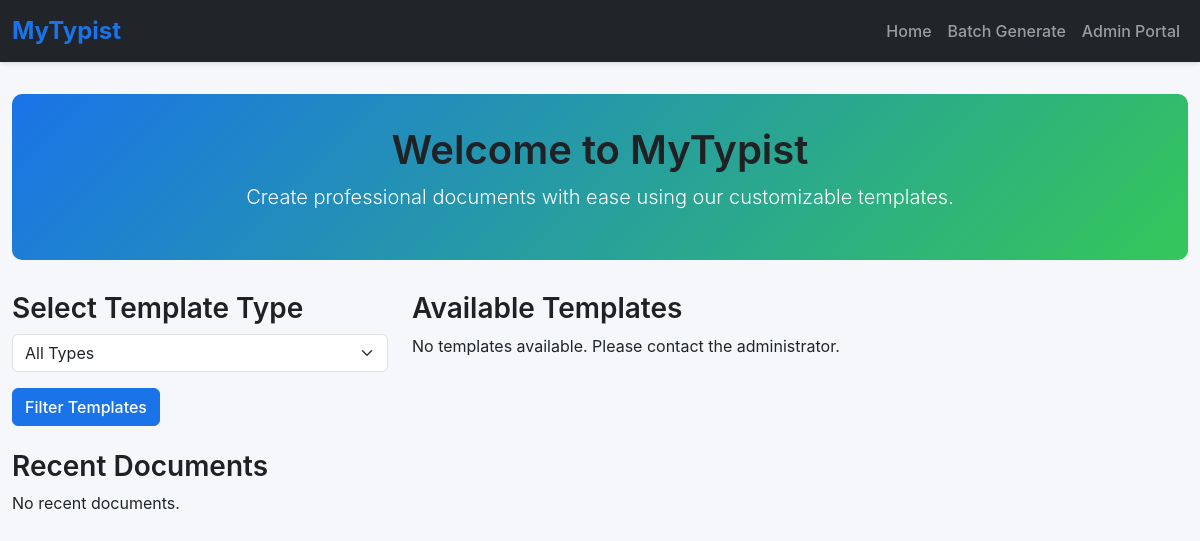
Before: / with the older database file.
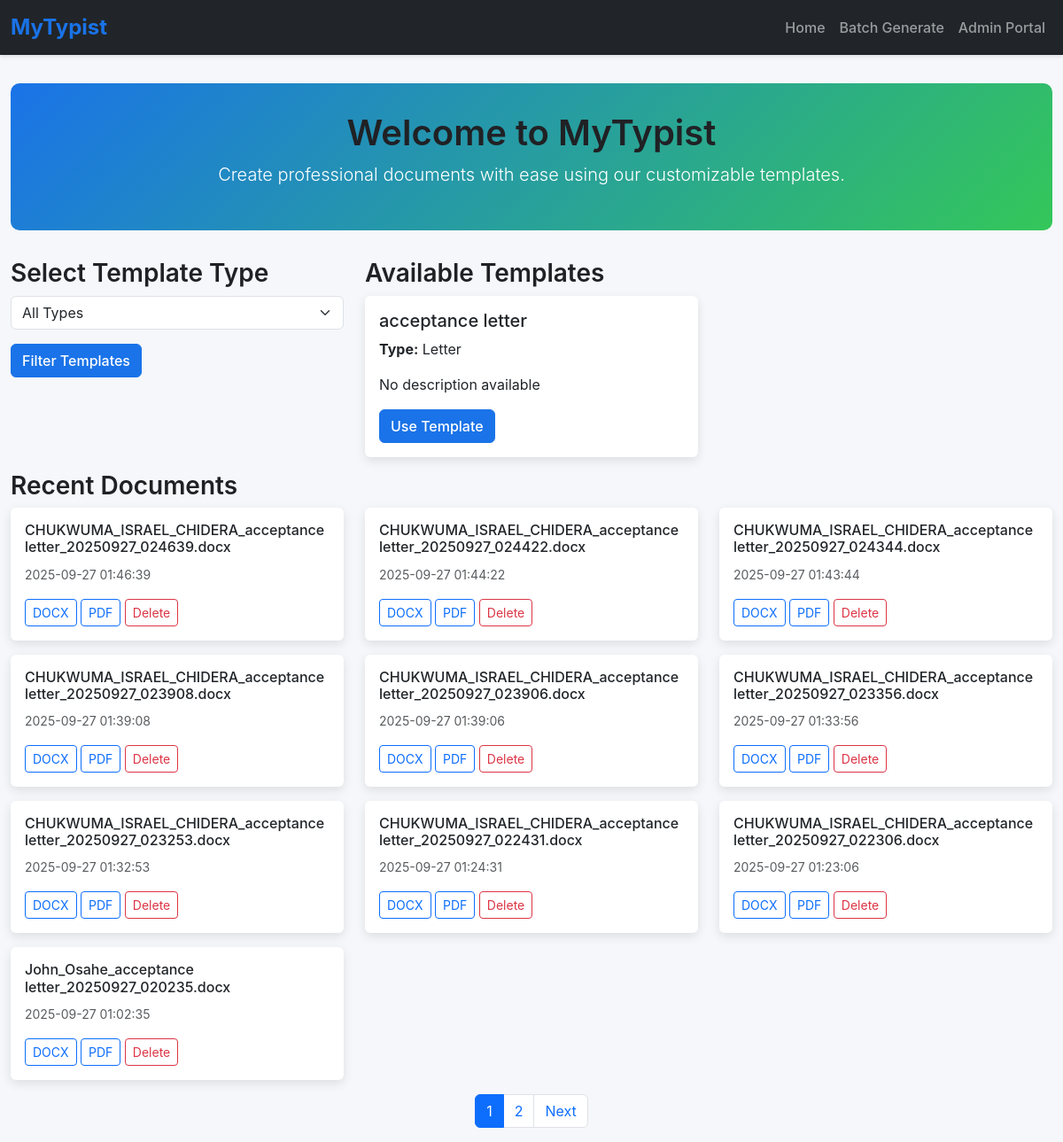
After: the same page with the newer database file.
### app.py (models this page shows)
class Template(db.Model):
    __tablename__ = 'template'
    id = db.Column(db.Integer, primary_key=True)
    name = db.Column(db.String(100), nullable=False)
    type = db.Column(db.String(50), nullable=False)
    file_path = db.Column(db.String(200), nullable=False)
    description = db.Column(db.Text)
    font_family = db.Column(db.String(50), default='Times New Roman')
    font_size = db.Column(db.Integer, default=12)
    margin_top = db.Column(db.Float, default=1.0)
    margin_bottom = db.Column(db.Float, default=1.0)
    margin_left = db.Column(db.Float, default=1.0)
    margin_right = db.Column(db.Float, default=1.0)
    default_line_spacing = db.Column(db.Float, default=1.0)
    is_active = db.Column(db.Boolean, default=True)
    created_at = db.Column(db.DateTime, default=lambda: datetime.now(timezone.utc))
    updated_at = db.Column(db.DateTime, default=lambda: datetime.now(timezone.utc),
                          onupdate=lambda: datetime.now(timezone.utc))
    placeholders = db.relationship('Placeholder', back_populates='template',
                                   cascade="all, delete-orphan")
    created_documents = db.relationship('CreatedDocument', back_populates='template',
                                        cascade="all, delete-orphan")

class CreatedDocument(db.Model):
    __tablename__ = 'created_document'
    id = db.Column(db.Integer, primary_key=True)
    template_id = db.Column(db.Integer, db.ForeignKey('template.id'), nullable=False)
    user_name = db.Column(db.String(100), nullable=False)
    user_email = db.Column(db.String(100))
    file_path = db.Column(db.String(200), nullable=False)
    original_filename = db.Column(db.String(200))
    file_size = db.Column(db.Integer)
    created_at = db.Column(db.DateTime, default=lambda: datetime.now(timezone.utc))
    batch_id = db.Column(db.String(50), nullable=True)
    user_inputs = db.Column(db.Text)  # JSON storage of inputs
    template = db.relationship('Template', back_populates='created_documents')

### app.py (the view)
@app.route('/')
@cache.cached(timeout=30)  # Cache for 30 seconds to improve performance
def index():
    page = request.args.get('page', 1, type=int)
    type_filter = request.args.get('type', '')
    query = Template.query.filter_by(is_active=True)
    if type_filter:
        query = query.filter_by(type=type_filter)
    types = cache.get('template_types')
    if types is None:
        types = [t[0] for t in db.session.query(Template.type).distinct().all()]
        cache.set('template_types', types, timeout=300)  # Cache for 5 minutes
    templates = query.with_entities(Template.id, Template.name, Template.type, Template.description).all()
    recent_docs = CreatedDocument.query.order_by(CreatedDocument.created_at.desc()).paginate(
        page=page, per_page=10, error_out=False
    )
    return render_template('index.html', types=types, templates=templates,
                         recent_docs=recent_docs, page=page, total_pages=recent_docs.pages)

### templates/index.html (shortened to what this page needs)
{% extends 'base.html' %}
{% block content %}
<div class="hero text-center">
    <h1>Welcome to MyTypist</h1>
    <p class="lead">Create professional documents with ease using our customizable templates.</p>
</div>
<div class="row">
    <div class="col-md-4 mb-4">
        <h3>Select Template Type</h3>
        <form method="GET" action="{{ url_for('index') }}">
            <div class="mb-3">
                <select name="type" class="form-select">
                    <option value="">All Types</option>
                </select>
            </div>
            <button type="submit" class="btn btn-primary">Filter Templates</button>
        </form>
    </div>
    <div class="col-md-8">
        <h3>Available Templates</h3>
        {% if templates %}
        <div class="row">
            {% for template in templates %}
            <div class="col-md-6 mb-3">
                <div class="card">
                    <div class="card-body">
                        <h5 class="card-title">{{ template.name }}</h5>
                        <p class="card-text"><strong>Type:</strong> {{ template.type }}</p>
                        <p class="card-text">{{ template.description or 'No description available' }}</p>
                        <a href="{{ url_for('create', template_id=template.id) }}" class="btn btn-primary">Use Template</a>
                    </div>
                </div>
            </div>
            {% endfor %}
        </div>
        {% else %}
        <p>No templates available. Please contact the administrator.</p>
        {% endif %}
    </div>
</div>
<h3>Recent Documents</h3>
{% if recent_docs.items %}
<div class="row">
    {% for doc in recent_docs.items %}
    <div class="col-md-4 mb-3">
        <div class="card">
            <div class="card-body">
                <h6 class="card-title">{{ doc.original_filename }}</h6>
                <p class="card-text"><small class="text-muted">{{ doc.created_at.strftime('%Y-%m-%d %H:%M:%S') }}</small></p>
                <a href="{{ url_for('download', document_id=doc.id, format='docx') }}" class="btn btn-sm btn-outline-primary">DOCX</a>
                <a href="{{ url_for('download', document_id=doc.id, format='pdf') }}" class="btn btn-sm btn-outline-primary">PDF</a>
                <a href="{{ url_for('delete_document', document_id=doc.id) }}" class="btn btn-sm btn-outline-danger">Delete</a>
            </div>
        </div>
    </div>
    {% endfor %}
</div>
{% else %}
<p>No recent documents.</p>
{% endif %}
{% if recent_docs.has_prev or recent_docs.has_next %}
<nav aria-label="Page navigation">
    <ul class="pagination justify-content-center">
        {% for p in recent_docs.iter_pages() %}
        <li class="page-item {% if p == recent_docs.page %}active{% endif %}">
            <a class="page-link" href="{{ url_for('index', page=p) }}">{{ p }}</a>
        </li>
        {% endfor %}
        {% if recent_docs.has_next %}
        <li class="page-item"><a class="page-link" href="{{ url_for('index', page=recent_docs.next_num) }}">Next</a></li>
        {% endif %}
    </ul>
</nav>
{% endif %}
{% endblock %}

### templates/base.html (shortened to what this page needs)
<!DOCTYPE html>
<html lang="en">
<head>
    <link href="https://cdn.jsdelivr.net/npm/bootstrap@5.3.0/dist/css/bootstrap.min.css" rel="stylesheet">
</head>
<body>
    <nav class="navbar navbar-expand-lg navbar-dark bg-dark">
        <div class="container-fluid">
            <a class="navbar-brand" href="/">MyTypist</a>
            <div class="collapse navbar-collapse" id="navbarNav">
                <ul class="navbar-nav ms-auto">
                    <li class="nav-item"><a class="nav-link" href="/">Home</a></li>
                    <li class="nav-item"><a class="nav-link" href="/batch">Batch Generate</a></li>
                    <li class="nav-item"><a class="nav-link" href="/admin?key=SecretAdmin123">Admin Portal</a></li>
                </ul>
            </div>
        </div>
    </nav>
    <div class="container">
        {% block content %}{% endblock %}
    </div>
</body>
</html>

### templates/base.html (style rules this page uses)
body { font-family: 'Inter', -apple-system, BlinkMacSystemFont, 'Segoe UI', Roboto, sans-serif; background-color: #f5f7fa; }
.navbar { box-shadow: 0 2px 4px rgba(0, 0, 0, 0.1); }
.navbar-brand { font-weight: 700; font-size: 1.5rem; color: #1a73e8 !important; }
.nav-link { font-weight: 500; transition: color 0.2s; }
.container { max-width: 1200px; padding-top: 2rem; }
.hero { background: linear-gradient(135deg, #1a73e8 0%, #34c759 100%); color: white; padding: 2rem; border-radius: 10px; margin-bottom: 2rem; }
.card { border: none; box-shadow: 0 4px 12px rgba(0, 0, 0, 0.1); transition: transform 0.2s; }
.btn-primary { background-color: #1a73e8; border-color: #1a73e8; font-weight: 500; }
h1, h2, h3 { font-weight: 600; color: #202124; }

Changed rows visible on the page:
added Template: name "acceptance letter", type "Letter", description "No description available"
added CreatedDocument: original_filename "CHUKWUMA_ISRAEL_CHIDERA_acceptance letter_20250927_024639.docx", created_at "2025-09-27 01:46:39"
added CreatedDocument: original_filename "CHUKWUMA_ISRAEL_CHIDERA_acceptance letter_20250927_024422.docx", created_at "2025-09-27 01:44:22"
added CreatedDocument: original_filename "CHUKWUMA_ISRAEL_CHIDERA_acceptance letter_20250927_024344.docx", created_at "2025-09-27 01:43:44"
added CreatedDocument: original_filename "CHUKWUMA_ISRAEL_CHIDERA_acceptance letter_20250927_023908.docx", created_at "2025-09-27 01:39:08"
added CreatedDocument: original_filename "CHUKWUMA_ISRAEL_CHIDERA_acceptance letter_20250927_023906.docx", created_at "2025-09-27 01:39:06"
added CreatedDocument: original_filename "CHUKWUMA_ISRAEL_CHIDERA_acceptance letter_20250927_023356.docx", created_at "2025-09-27 01:33:56"
added CreatedDocument: original_filename "CHUKWUMA_ISRAEL_CHIDERA_acceptance letter_20250927_023253.docx", created_at "2025-09-27 01:32:53"
added CreatedDocument: original_filename "CHUKWUMA_ISRAEL_CHIDERA_acceptance letter_20250927_022431.docx", created_at "2025-09-27 01:24:31"
added CreatedDocument: original_filename "CHUKWUMA_ISRAEL_CHIDERA_acceptance letter_20250927_022306.docx", created_at "2025-09-27 01:23:06"
added CreatedDocument: original_filename "John_Osahe_acceptance letter_20250927_020235.docx", created_at "2025-09-27 01:02:35"
Other visible differences:
new list line: "1"
new list line: "2"
text no longer shown: "No templates available. Please contact the administrator. No recent documents."
text now shown: "Next"
